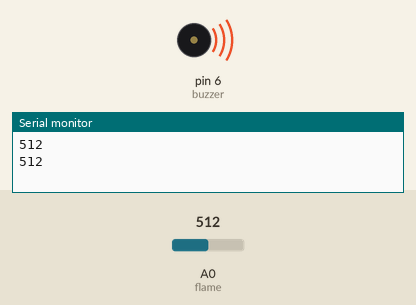
A sketch run on a simulated Arduino Uno, built with avr-gcc and run on an emulated ATmega328P. Shown: buzzer (waves = sounding, pin HIGH), the last lines printed to the serial monitor. Inputs (shaded band) come from the test bench; at power-on: A0 (flame) = 512.

Above: at 1.8 s.
1.9 s: A0 (flame) set to 986
3.4 s: A0 (flame) set to 1011
At 4.3 s:
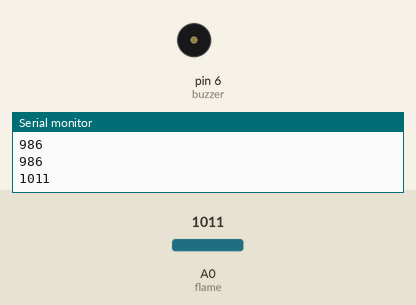
5.5 s: A0 (flame) set to 990
At 7.1 s:
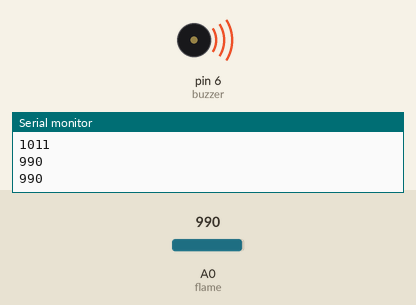
7.5 s: A0 (flame) set to 1010
At 8.6 s:
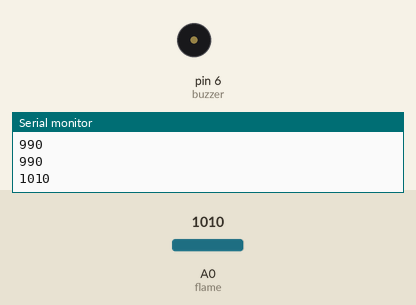
Timing chart, 0 to 10.5 s (numbered marks = the images above; inputs shaded):
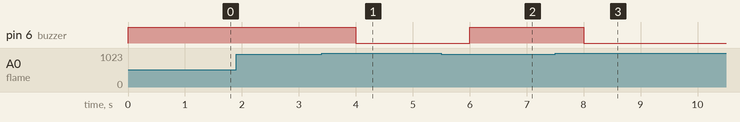

Measured:
- the behaviour switches between 999 and 1000 on A0 (flame) (found by bisection; images 0 and 1)
- after the input at 3.4 s, pin 6 (buzzer): HIGH → LOW after 0.60 s
- after the input at 5.5 s, pin 6 (buzzer): LOW → HIGH after 0.50 s
- after the input at 7.5 s, pin 6 (buzzer): HIGH → LOW after 0.50 s

The sketch:

fire_alarm_system.ino
```cpp
int buzzer=6;
int flame=A0;
void setup() {
  // put your setup code here, to run once:
  Serial.begin(9600);
  pinMode(buzzer, OUTPUT);
}

void loop() {
  // put your main code here, to run repeatedly:
  int flameVal=analogRead(flame);
  Serial.println(flameVal);
  if (flameVal <1000){
    digitalWrite(buzzer,HIGH);
    delay(1000);
  }else{
    digitalWrite(buzzer,LOW);
    delay(1000);
  }
}
```
